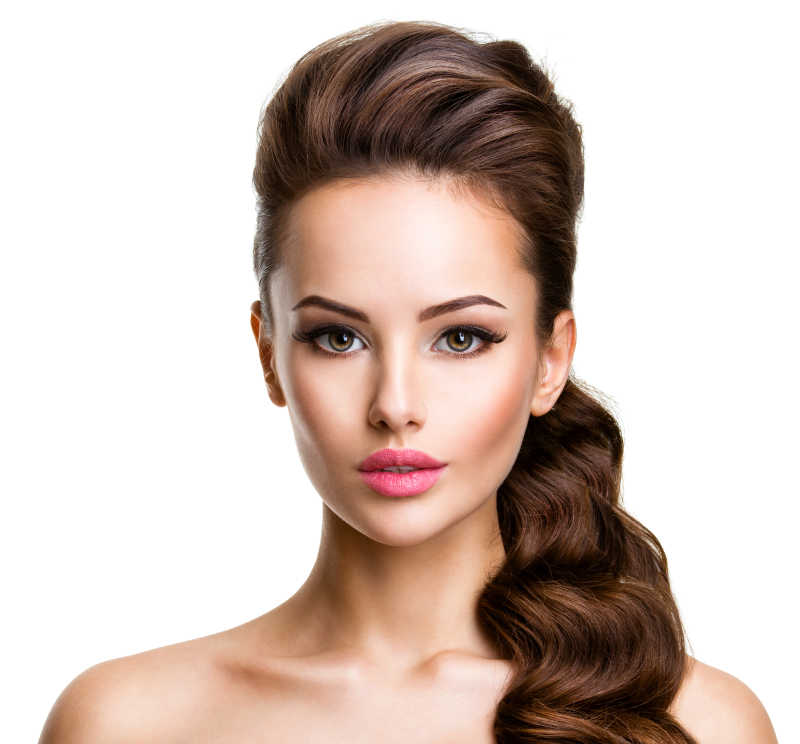
%> input picture lab3/lady.jpg, 800 x 744 px
$ octave work1.m   (GNU Octave 9; MATLAB toolbox functions it lacks are replaced by stand-ins)
%> lines starting %> are read from the running program, lines starting %| are printed output that depends on the picture; in (x1, y1, x2, y2) boxes, pixels count from 0 and x2, y2 are one past the last pixel; in counts of white or black regions, pixels touching at a corner belong together; the program's own positions count from 1
% Clear Memory and Command window
clc;
clear all;
close all;
b=imread("lady.jpg");%读入图像，像素值在b中
%> b is the input picture: size 744x800x3 uint8; mean R, G, B 210.7, 194.4, 186.5
b=rgb2gray(b);%转换为灰度图像
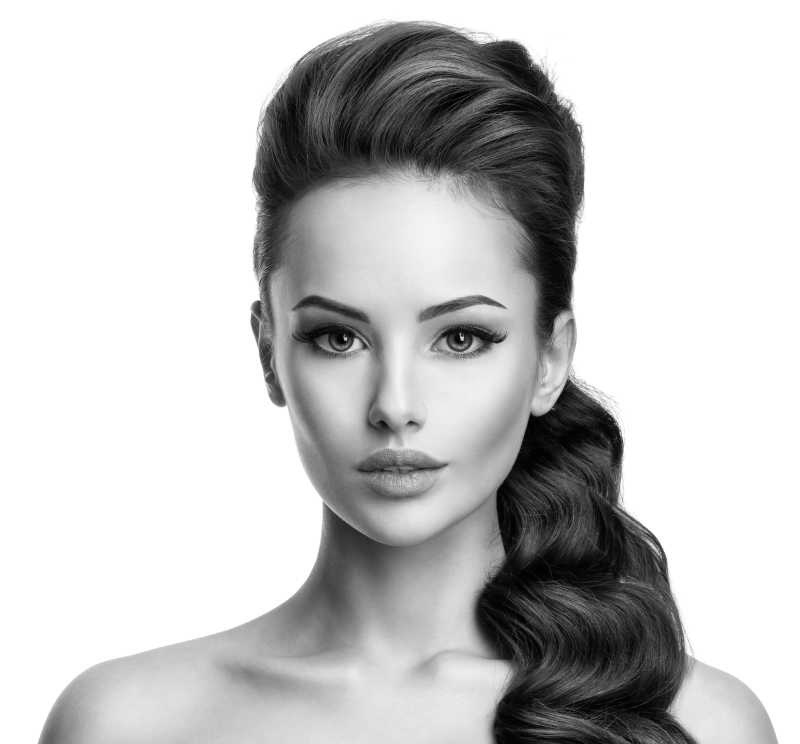
%> b: size 744x800 uint8; min 0, max 255, mean 198.3

figure(1);
I=imbinarize(b);%此处im2bw在matlab2022a之中已经不能使用
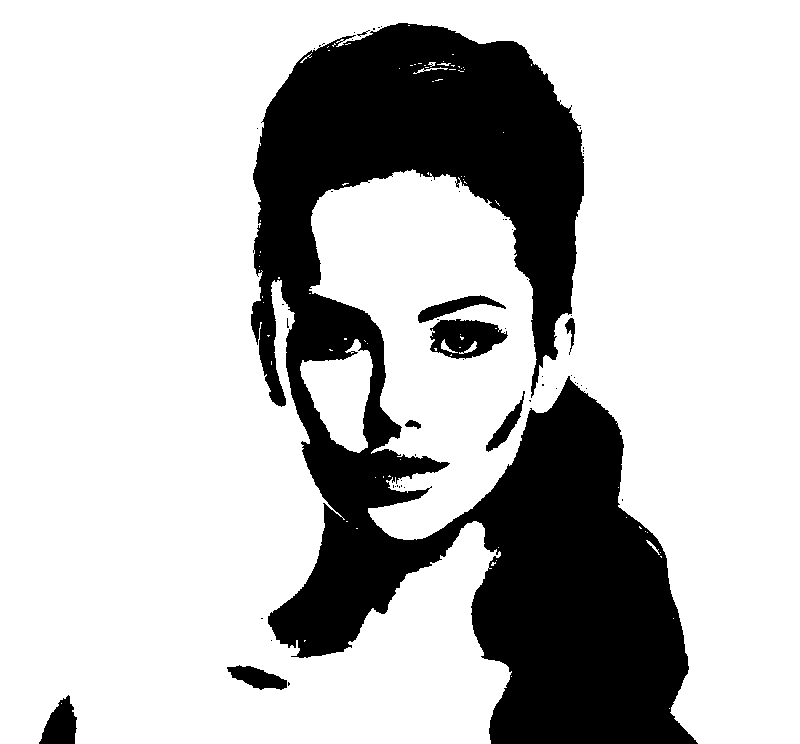
%> I: size 744x800 logical; 75% white; 56 black regions (47 under 20 px), largest, box (x1, y1, x2, y2) and area: (251, 23, 698, 744) 142713, (430, 319, 508, 359) 2089, (39, 695, 77, 744) 1166
imshow(b);
title("(a)原图像");

figure(2);
fa=fft2(I);%使用fft函数进行快速傅里叶变换
ffa=fftshift(fa);%fftshift函数调整fft函数的输出顺序，将零频位置移到频谱的中心
imshow(ffa,[200,225]);%显示灰度在200−255之间的像
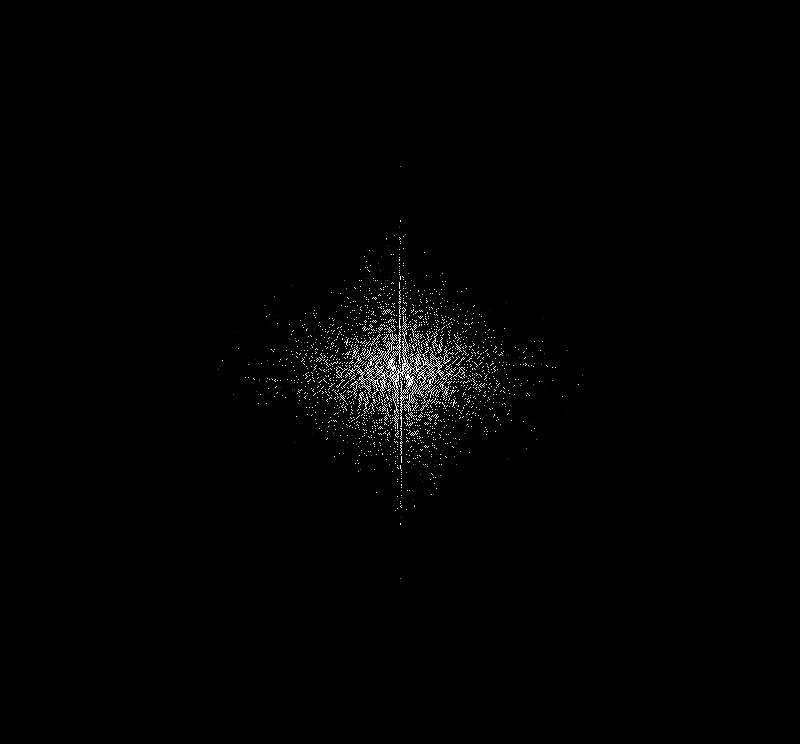
%> displayed picture: size 744x800, on the screen's scale of 0 to 255; min 0, max 255, mean 2.1
title("(b)幅度谱");

figure(3);
l=mesh(abs(ffa));%画网格曲面图
title("(c)幅度谱的能量分布");
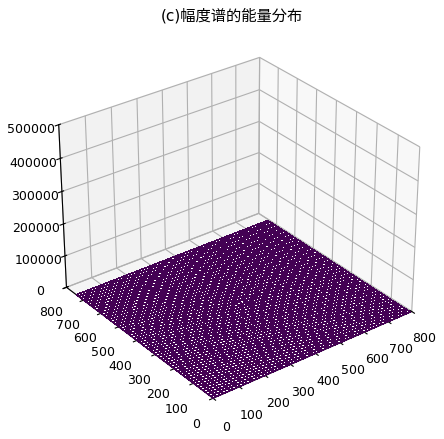
%> figure redrawn from the program's plot data
